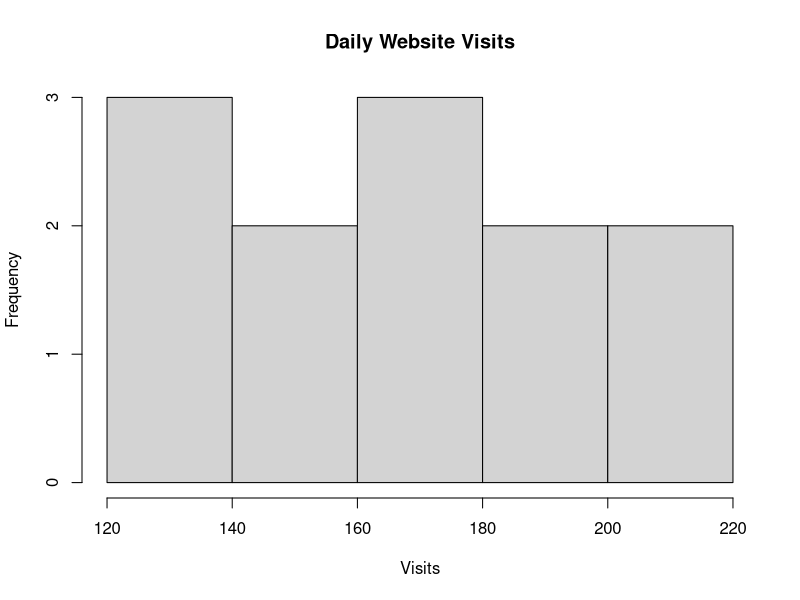

Reproduce this figure in R.
visits <- c(120, 150, 130, 180, 200, 170,
            160, 190, 210, 140, 220, 180)

print(mean(visits))
print(median(visits))
print(quantile(visits))
print(var(visits))
print(sd(visits))

hist(visits,
     main = "Daily Website Visits",
     xlab = "Visits",
     ylab = "Frequency")
